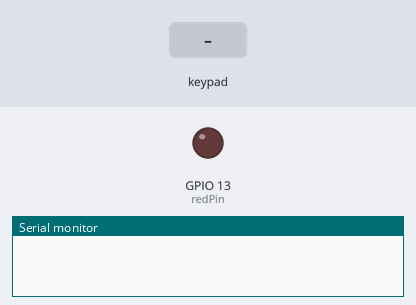
The sketch below on a simulated ESP32. Parts: output pins drawn as LEDs (lit = HIGH), the last lines printed to the serial monitor. Dashed ring = blinking. Inputs (shaded band) come from the test bench. I2S audio is not simulated (input reads silence).

Above: at 1.2 s.
1.3 s: keypad keys 1 2 pressed 0.4 s apart
At 1.38 s:
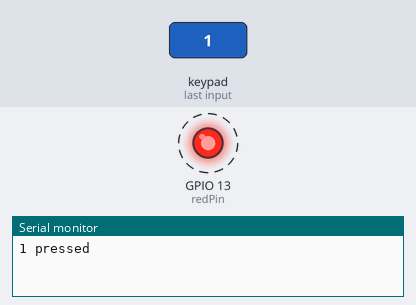
3.6 s: key 'A' pressed
At 3.68 s:
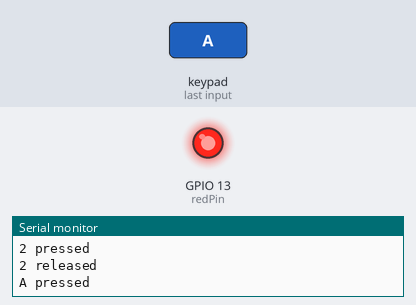
5.2 s: key 'B' pressed
At 5.7 s:
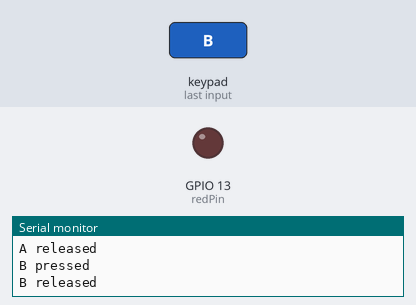
6.8 s: keypad keys 1 2 # pressed 0.4 s apart
At 7.68 s:
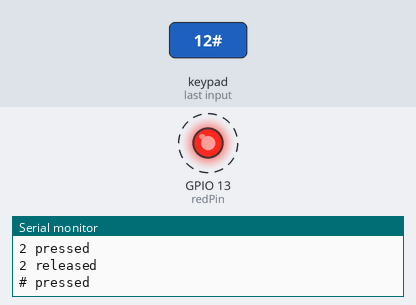
9.8 s: key 'C' pressed
At 10.5 s:
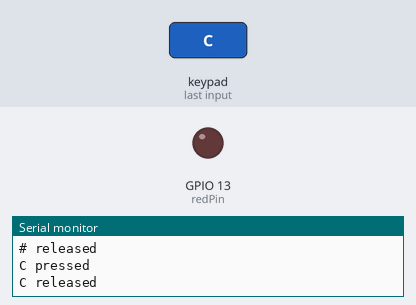
11.4 s: keypad keys 1 2 * pressed 0.4 s apart
At 12.28 s:
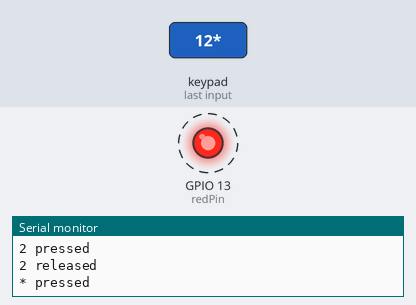
Timing chart, 0 to 14.4 s (numbered marks = the images above; inputs shaded):
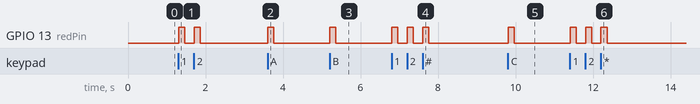

The sketch:

keypad_light_speaker.ino
```cpp
//this code makes the speaker make noise when pressing akey on the keypad
#include <Adafruit_Keypad.h> // Correct inclusion of the library
#include <Arduino.h>
#include <driver/i2s.h>
#include <math.h>

// Define the pins for RGB LED (assuming common cathode)
const int redPin = 13;    // Red pin

// define your specific keypad here via PID
#define KEYPAD_PID3845

// define your pins here
#define R4   2 //brown wire
#define R3   4  //red wire
#define R2   5  //orange
#define R1   18   //yellow wire
#define C1   23 //white wire
#define C2   22 //purple wire
#define C3   21  //blue wire
#define C4   19  //green wire

// Define I2S pins
#define I2S_NUM         I2S_NUM_0
#define I2S_BCK_PIN     26
#define I2S_WS_PIN      27
#define I2S_DATA_PIN    25
#define SAMPLE_RATE     44100
#define PI              3.14159265358979323846

//connect pins :
//Vin -> 3v3
//GND -> GND
//SD + GAIN are unconnected
//DIN -> D25
//BCLK -> D26
//LRC -> D27

// Keymap for 4x4 Keypad
char keys[4][4] = {
  {'1','2','3', 'A'},
  {'4','5','6', 'B'},
  {'7','8','9', 'C'},
  {'*','0','#', 'D'}
};

// Row and column pins for 3x4 Keypad
byte rowPins[4] = { R1, R2, R3, R4 };
byte colPins[4] = { C1, C2, C3 , C4 };

// Initialize an instance of class Adafruit_Keypad
Adafruit_Keypad customKeypad = Adafruit_Keypad(makeKeymap(keys), rowPins, colPins, 4, 4);

void setup() {
   pinMode(redPin, OUTPUT);
  Serial.begin(115200);  // Adjusted for ESP32
  customKeypad.begin();


  // I2S configuration
  i2s_config_t i2s_config = {
    .mode = (i2s_mode_t)(I2S_MODE_MASTER | I2S_MODE_TX),  // Master, TX only
    .sample_rate = SAMPLE_RATE,
    .bits_per_sample = I2S_BITS_PER_SAMPLE_16BIT,
    .channel_format = I2S_CHANNEL_FMT_RIGHT_LEFT,
    .communication_format = I2S_COMM_FORMAT_I2S_MSB,
    .intr_alloc_flags = 0, // default interrupt priority
    .dma_buf_count = 8,
    .dma_buf_len = 64,
    .use_apll = false,
    .tx_desc_auto_clear = true,
    .fixed_mclk = 0
  };

  // I2S pin configuration
  i2s_pin_config_t pin_config = {
    .bck_io_num = I2S_BCK_PIN,
    .ws_io_num = I2S_WS_PIN,
    .data_out_num = I2S_DATA_PIN,
    .data_in_num = I2S_PIN_NO_CHANGE
  };

  // Install and start I2S driver
  i2s_driver_install(I2S_NUM, &i2s_config, 0, NULL);
  i2s_set_pin(I2S_NUM, &pin_config);
  i2s_zero_dma_buffer(I2S_NUM);
}

void loop() {
   static float phase = 0;
  size_t bytes_written;
  int16_t samples[64];
  customKeypad.tick();
  while(customKeypad.available()) {
    keypadEvent e = customKeypad.read();
    char key = (char)e.bit.KEY;
    Serial.print(key);
    if (e.bit.EVENT == KEY_JUST_PRESSED) {
      Serial.println(" pressed");
       // Generate a 1kHz sine wave
      for (int i = 0; i < 64; i++) {
         samples[i] = (int16_t)(32767 * sin(phase));
         phase += 2 * PI * 5000 / SAMPLE_RATE;
         setColor(255, 0, 0);   // Red
         if (phase >= 2 * PI) {
            phase -= 2 * PI;
        }
      }
  i2s_write(I2S_NUM, samples, sizeof(samples), &bytes_written, portMAX_DELAY);
    } else if (e.bit.EVENT == KEY_JUST_RELEASED) {
      Serial.println(" released");
      for (int i = 0; i < 64; i++) {
        samples[i] = (int16_t)(32767 * sin(phase));
        phase += 2 * PI * 5000 / SAMPLE_RATE;
        setColor(0, 0, 0);   // Red
        if (phase >= 2 * PI) {
              phase -= 2 * PI;
        }
      }
  i2s_write(I2S_NUM, samples, sizeof(samples), &bytes_written, portMAX_DELAY);
    }
  }

  delay(10);
}


// Function to set RGB color based on PWM values (0-255)
void setColor(int redValue, int greenValue, int blueValue) {
  analogWrite(redPin, redValue);
}
```

Measured:
- after the input at 1.3 s, GPIO 13 (redPin): alternates HIGH for 0.16 s and LOW for 0.24 s, 4 changes in all, then stays LOW, starting at once
- after the input at 3.6 s, GPIO 13 (redPin): LOW → HIGH at once, → LOW 0.16 s later
- after the input at 5.2 s, GPIO 13 (redPin): LOW → HIGH at once, → LOW 0.16 s later
- after the input at 6.8 s, GPIO 13 (redPin): alternates HIGH for 0.16 s and LOW for 0.24 s, 6 changes in all, then stays LOW, starting at once
- after the input at 9.8 s, GPIO 13 (redPin): LOW → HIGH at once, → LOW 0.16 s later
- after the input at 11.4 s, GPIO 13 (redPin): alternates HIGH for 0.16 s and LOW for 0.24 s, 6 changes in all, then stays LOW, starting at once
